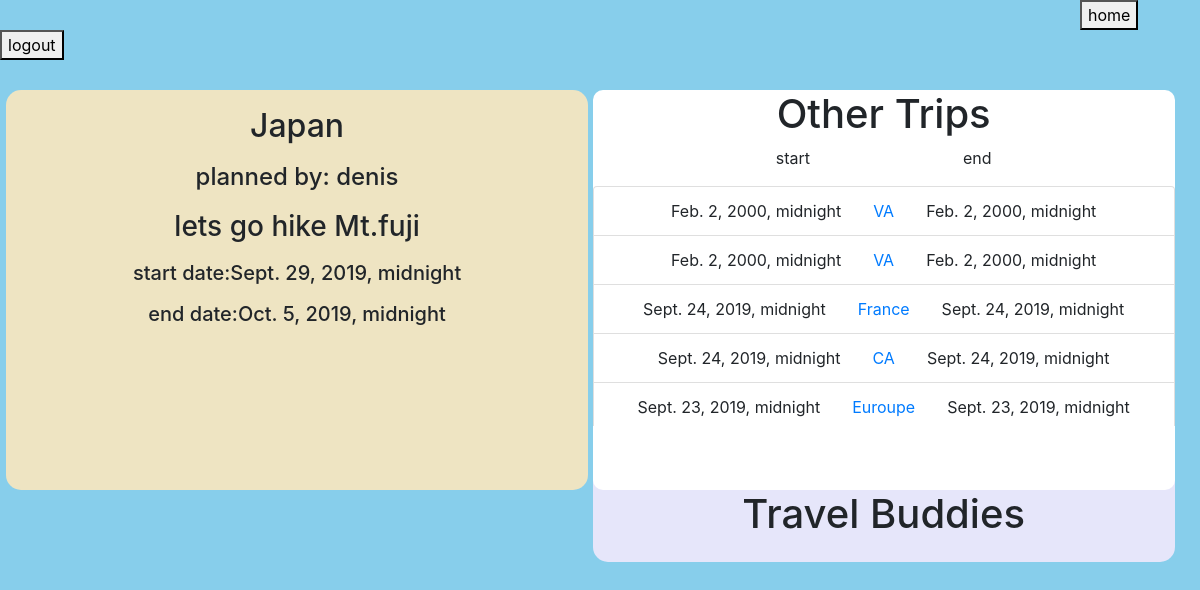
The page /trip/6 (signed in) on the database as committed earlier.
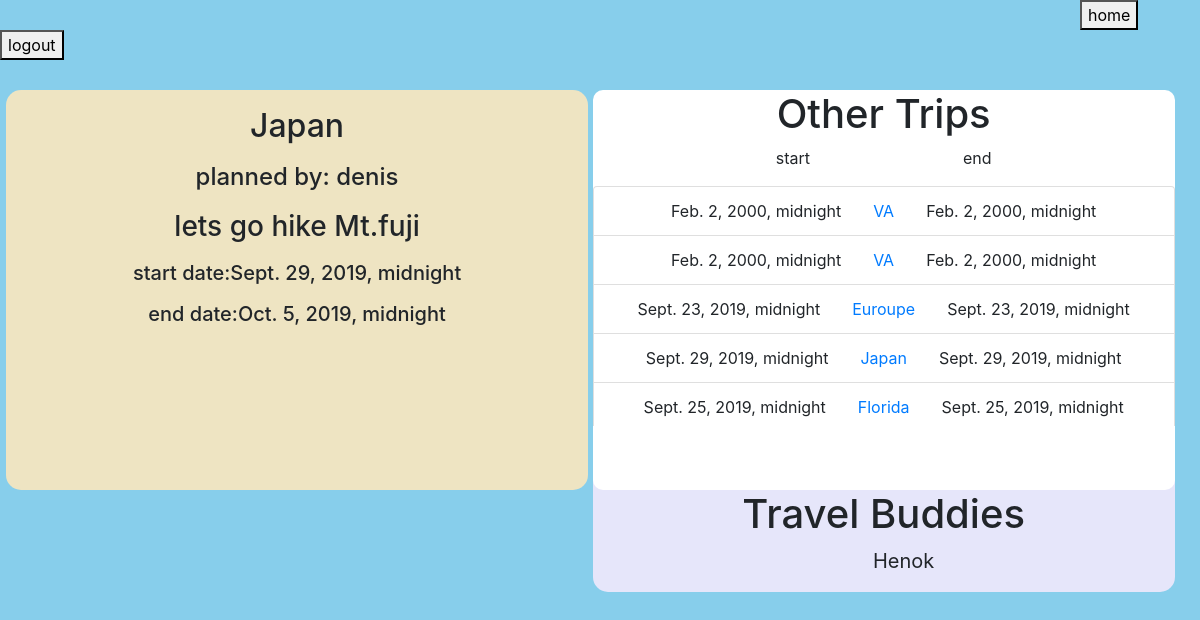
The same page on the database as committed later.
### python_exam_app/models.py (models this page shows, shortened)
class Trip(models.Model):
    destination =  models.CharField(max_length=255)
    start_date = created_at = models.DateTimeField()
    end_date = created_at = models.DateTimeField()
    plan = models.TextField()
    planner = models.ForeignKey(User, related_name='trips', on_delete=models.CASCADE)
    created_at = models.DateTimeField(auto_now_add=True)
    updated_at = models.DateTimeField(auto_now_add=True)
    buddies = models.ManyToManyField(User, related_name="trip")
    objects = TripManager()

class User(models.Model):
    name = models.CharField(max_length=255)
    alias = models.CharField(max_length=255)
    email = models.CharField(max_length=255)
    password = models.CharField(max_length=255)
    created_at = models.DateTimeField(auto_now_add=True)
    updated_at = models.DateTimeField(auto_now_add=True)
    objects = UserManager()

### python_exam_app/views.py (the view)
# urls.py: path('trip/<int:number>', views.trip_info),
def trip_info(request, number):
    if 'id' not in request.session:
        return redirect('/')
    else:
        this_trip = Trip.objects.get(id=number)
        this_trip_buddies = this_trip.buddies.exclude(id = request.session['id'])
        all_trips = Trip.objects.all().order_by('created_at')
        context = {
            'this_trip' : this_trip,
            'this_trip_buddies' : this_trip_buddies,
            'all_trips' : all_trips,
        }
    return render(request, 'trip_info.html', context)

### python_exam_app/templates/trip_info.html (shortened to what this page needs)
<!DOCTYPE html>
<html lang="en">
<head>
    <link rel="stylesheet" href="https://stackpath.bootstrapcdn.com/bootstrap/4.3.1/css/bootstrap.min.css">
</head>
<body>
    <div id="maincontainer" >
        <a  id="logout_button" href="/travels"><button>home</button></a>
        <a  href="/logout"><button>logout</button></a>
        <br>
        <div id="reviews_container">
            <div class="inline" id="my_reviews">
                <h2>{{this_trip.destination}}</h3>
                <h4>planned by: {{this_trip.planner.name}}</h4>
                <h3>{{this_trip.plan}}</h3>
                <h5>start date:{{this_trip.start_date}}</h5>
                <h5>end date:{{this_trip.end_date}}</h5>
            </div>
            <div class="inline " id="all_reviews">
                <div class="inline" id="other_books_container">
                        <h1>Other Trips</h1>
                        <p>start &emsp;&emsp;&emsp;&emsp;&emsp;&emsp;&emsp;&emsp;&emsp; end</p>
                        <div id="list_of_books">
                            <ul class="list-group">
                                {% for trip in all_trips %}
                                    <li class="list-group-item">{{trip.start_date}}&emsp;&emsp;<a href="/trip/{{trip.id}}">{{trip.destination}}</a>&emsp;&emsp;{{trip.start_date}}</li>
                                {% endfor %}
                            </ul>
                        </div>
                    </div>
                <div >
                    <h1>Travel Buddies</h1>
                    <ul>
                    {% for buddy in this_trip_buddies %}
                        <li style="font-size: 20px;">{{buddy.name}}</li>
                    {% endfor %}
                    </ul>
                </div>
            </div>
        </div>
    </div>
    </body>
</html>

### python_exam_app/templates/trip_info.html (style rules this page uses)
#maincontainer { background-color: skyblue; min-height: 1000px; }
ul { list-style-type: none; }
h1 { display: inline-block; }
h2,h3,h4,h5 { margin: 3%; }
#logout_button { margin-left: 90%; }
#reviews_container { width: 99%; margin: 30px auto; }
#my_reviews { background-color: #eee4c2; }
#all_reviews { background-color: lavender; }
.inline { display: inline-block; width: 49%; vertical-align: top; text-align: center; border-radius: 15px; min-height: 400px; }
#other_books_container { width: 100%; height: 300px; background-color: #fff; border-radius: 10px; }
#list_of_books { width: 100%; height: 240px; overflow: auto; }
#list_of_books ul { list-style-type: none; }
* { -webkit-box-sizing: content-box; -moz-box-sizing: content-box; box-sizing: content-box; }
*:before,*:after { -webkit-box-sizing: content-box; -moz-box-sizing: content-box; box-sizing: content-box; }

Rows that differ between the two databases and show on the page:
removed Trip: start_date "Sept. 24, 2019, midnight", destination "France"
removed Trip: start_date "Sept. 24, 2019, midnight", destination "CA"
now on one of the page's lists (row unchanged): Trip: start_date "Sept. 29, 2019, midnight", destination "Japan"
now on this page (row unchanged): Trip: start_date "Sept. 25, 2019, midnight", destination "Florida"
added User: name "Henok"
